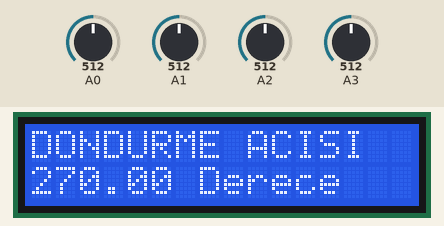
This sketch was run on a simulated Arduino Uno, built with avr-gcc and run on an emulated ATmega328P. Parts: 16×2 character LCD. The test bench sets the inputs (shaded band); at power-on: A1 = 512, A2 = 512, A3 = 512, A0 = 512.

Above: at 1.2 s.
1.3 s: A1 set to 490
At 2.2 s:
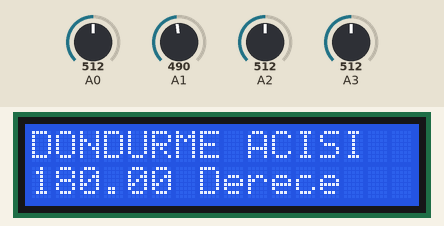
3.1 s: A2 set to 490
At 4.4 s:
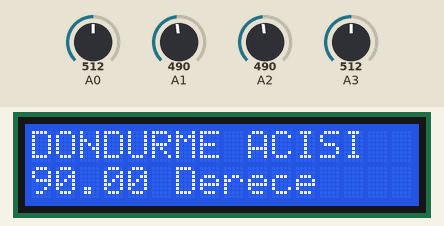
4.8 s: A3 set to 490
At 5.4 s:
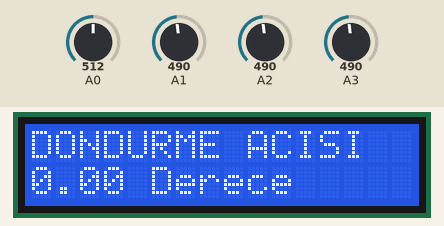
Timing chart, 0 to 7.8 s (numbered marks = the images above; inputs shaded):
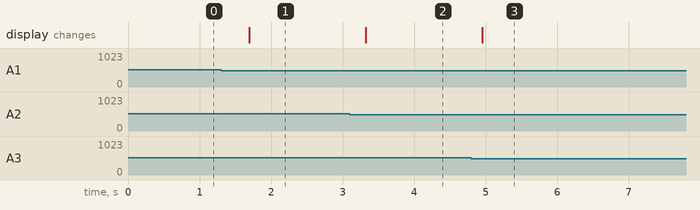

The sketch:

_rnek_2.ino
```cpp
#include <LiquidCrystal.h>
LiquidCrystal lcd(12,11,5,4,3,2);
int say[4],bet[4],sensorPin[4]={0,1,2,3},deger[4];

void setup() {
lcd.begin(16,2);}
void loop() {
float aci; int sayitop=0;

for(int i=3;i>=0;i--){bet[i]=0;}
for(int i=0;i<=3;i++){
  say[i]=0;
  deger[i]=analogRead(sensorPin[i]);
}
lcd.clear();
for(int i=0;i<=3;i++){
if(deger[i]<500){
  deger[i]=0;}
else{
  deger[i]=1;
}}
deger[0]=say[0];
if(say[0]==1){
  bet[3]=8;
}
for(int i=1;i<=3;i++){
  if(say[i]!=deger[i]){
  say[i]=1;
  bet[3-i]=4;
}}
sayitop=bet[0]+bet[1]+bet[2]+bet[3];
aci=sayitop*22.5;

lcd.print("DONDURME ACISI");
lcd.setCursor(0,1);
lcd.print(aci);
//SAYIYA GÖRE "DERECE" KELİMESİNİN YERİNİ DEĞİŞTİRME
  if(aci==0){
lcd.setCursor(5,1);
lcd.print("Derece");
delay(400);}
  else if(aci<100){
lcd.setCursor(6,1);
lcd.print("Derece");
delay(400);}
  else{
lcd.setCursor(7,1);
lcd.print("Derece");
delay(400);
}}
```

Measured:
- after the input at 1.3 s, the display: changes after 0.40 s (image 1)
- after the input at 3.1 s, the display: changes after 0.22 s (image 2)
- after the input at 4.8 s, the display: changes after 0.15 s (image 3)
